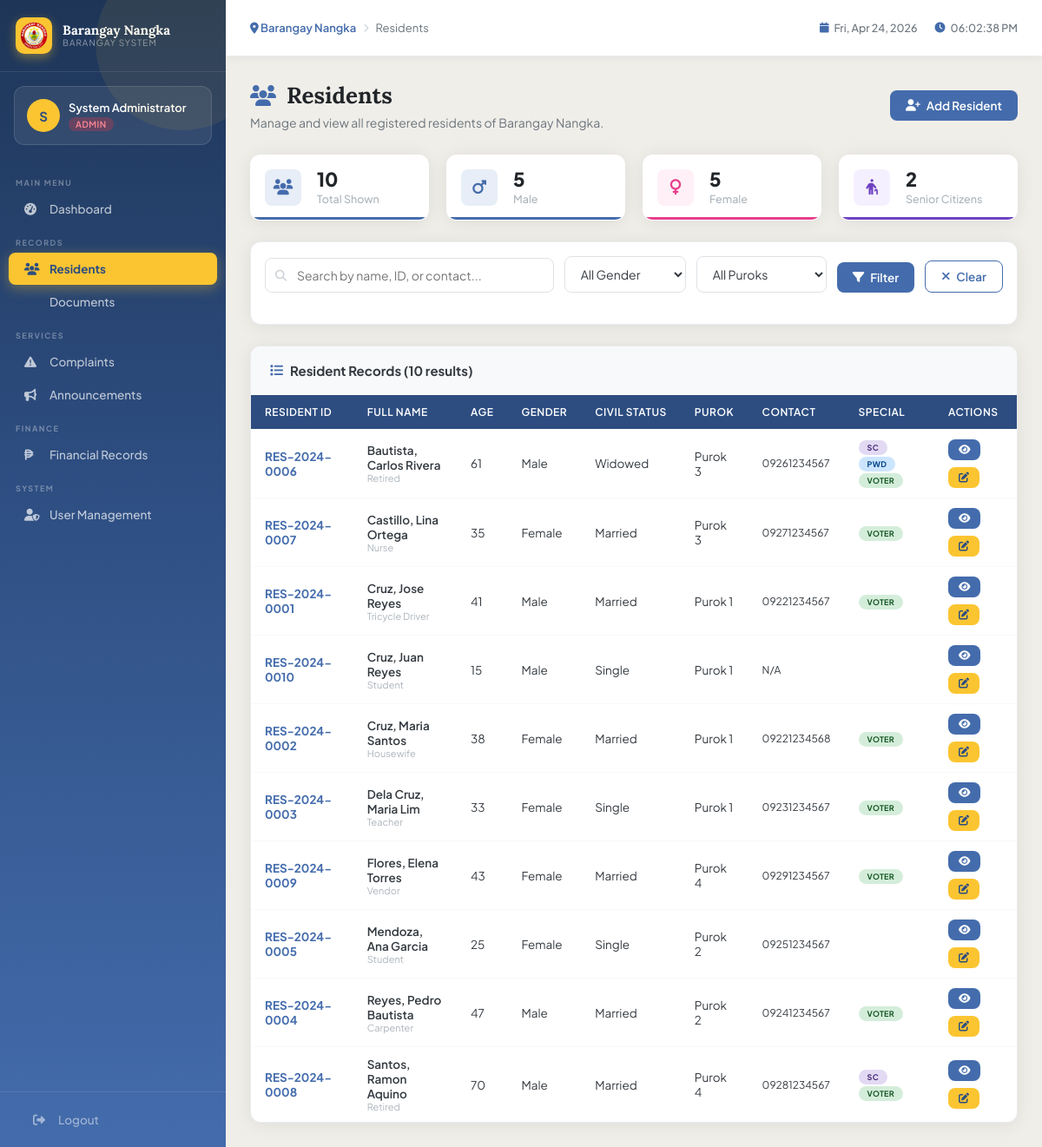
The app's page /modules/residents/index.php (signed in) with its own data.
### tables this page shows
CREATE TABLE residents (
    id INT AUTO_INCREMENT PRIMARY KEY,
    resident_id VARCHAR(20) UNIQUE NOT NULL,
    household_id INT,
    last_name VARCHAR(50) NOT NULL,
    first_name VARCHAR(50) NOT NULL,
    middle_name VARCHAR(50),
    suffix VARCHAR(10),
    birthdate DATE NOT NULL,
    birthplace VARCHAR(100),
    gender ENUM('Male','Female') NOT NULL,
    civil_status ENUM('Single','Married','Widowed','Separated','Annulled') DEFAULT 'Single',
    nationality VARCHAR(50) DEFAULT 'Filipino',
    religion VARCHAR(50),
    occupation VARCHAR(100),
    monthly_income DECIMAL(10,2) DEFAULT 0,
    educational_attainment VARCHAR(100),
    voter_status TINYINT(1) DEFAULT 0,
    senior_citizen TINYINT(1) DEFAULT 0,
    pwd TINYINT(1) DEFAULT 0,
    solo_parent TINYINT(1) DEFAULT 0,
    email VARCHAR(100),
    contact_no VARCHAR(20),
    is_active TINYINT(1) DEFAULT 1,
    created_at TIMESTAMP DEFAULT CURRENT_TIMESTAMP,
    FOREIGN KEY (household_id) REFERENCES households(id)
);

CREATE TABLE households (
    id INT AUTO_INCREMENT PRIMARY KEY,
    household_no VARCHAR(20) UNIQUE NOT NULL,
    address TEXT NOT NULL,
    purok VARCHAR(50),
    household_head VARCHAR(100),
    contact_no VARCHAR(20),
    created_at TIMESTAMP DEFAULT CURRENT_TIMESTAMP
);

### includes/config.php (called while the page is built, shortened)
<?php
function sanitize($data) {
    return htmlspecialchars(strip_tags(trim($data)));
}
function getAge($birthdate) {
    return date_diff(date_create($birthdate), date_create('today'))->y;
}
?>

### modules/residents/index.php (the view, shortened to what this page needs)
<?php
require_once '../../includes/config.php';
$search = sanitize($_GET['search'] ?? '');
$sql = "SELECT r.*, h.address, h.purok, h.household_no FROM residents r LEFT JOIN households h ON r.household_id=h.id WHERE r.is_active=1";
$params = [];
$sql .= " ORDER BY r.last_name, r.first_name";
$stmt = $pdo->prepare($sql);
$stmt->execute($params);
$residents = $stmt->fetchAll();
include '../../includes/header.php';
?>
<div class="page-header flex-between">
    <div>
        <h1><i class="fas fa-users"></i> Residents</h1>
        <p>Manage and view all registered residents of Barangay Nangka.</p>
    </div>
    <a href="add.php" class="btn btn-primary"><i class="fas fa-user-plus"></i> Add Resident</a>
</div>
<div class="stats-grid" style="grid-template-columns:repeat(4,1fr);margin-bottom:24px;">
    <div class="stat-card" style="--card-color:#446CAC;--card-bg:#e8eef7;padding:16px;">
        <div class="stat-icon" style="width:42px;height:42px;font-size:18px;"><i class="fas fa-users"></i></div>
        <div class="stat-info">
            <div class="stat-value" style="font-size:22px;"><?= count($residents) ?></div>
            <div class="stat-label">Total Shown</div>
        </div>
    </div>
    <div class="stat-card" style="--card-color:#446CAC;--card-bg:#e8eef7;padding:16px;">
        <div class="stat-icon" style="width:42px;height:42px;font-size:18px;color:#446CAC;background:#e8eef7;"><i class="fas fa-mars"></i></div>
        <div class="stat-info">
            <div class="stat-value" style="font-size:22px;"><?= $pdo->query("SELECT COUNT(*) FROM residents WHERE gender='Male' AND is_active=1")->fetchColumn() ?></div>
            <div class="stat-label">Male</div>
        </div>
    </div>
    <div class="stat-card" style="--card-color:#e83e8c;--card-bg:#fff0f7;padding:16px;">
        <div class="stat-icon" style="width:42px;height:42px;font-size:18px;color:#e83e8c;background:#fff0f7;"><i class="fas fa-venus"></i></div>
        <div class="stat-info">
            <div class="stat-value" style="font-size:22px;"><?= $pdo->query("SELECT COUNT(*) FROM residents WHERE gender='Female' AND is_active=1")->fetchColumn() ?></div>
            <div class="stat-label">Female</div>
        </div>
    </div>
    <div class="stat-card" style="--card-color:#6f42c1;--card-bg:#f5f0ff;padding:16px;">
        <div class="stat-icon" style="width:42px;height:42px;font-size:18px;color:#6f42c1;background:#f5f0ff;"><i class="fas fa-person-cane"></i></div>
        <div class="stat-info">
            <div class="stat-value" style="font-size:22px;"><?= $pdo->query("SELECT COUNT(*) FROM residents WHERE senior_citizen=1 AND is_active=1")->fetchColumn() ?></div>
            <div class="stat-label">Senior Citizens</div>
        </div>
    </div>
</div>
<div class="card mb-3">
    <div class="card-body" style="padding:16px;">
        <form method="GET" class="filter-bar">
            <div class="search-wrap" style="flex:2;">
                <i class="fas fa-search"></i>
                <input type="text" name="search" placeholder="Search by name, ID, or contact..." value="<?= htmlspecialchars($search) ?>">
            </div>
            <select name="gender" style="width:140px;">
                <option value="">All Gender</option>
            </select>
            <select name="purok" style="width:150px;">
                <option value="">All Puroks</option>
            </select>
            <button type="submit" class="btn btn-primary">
                <i class="fas fa-filter"></i> Filter
            </button>
            <a href="index.php" class="btn btn-outline">
                <i class="fas fa-times"></i> Clear
            </a>
        </form>
    </div>
</div>
<div class="card">
    <div class="card-header">
        <h3><i class="fas fa-list"></i> Resident Records (<?= count($residents) ?> results)</h3>
    </div>
    <div class="card-body" style="padding:0;">
        <div class="table-wrap">
            <table class="data-table">
                <thead>
                    <tr>
                        <th>Resident ID</th>
                        <th>Full Name</th>
                        <th>Age</th>
                        <th>Gender</th>
                        <th>Civil Status</th>
                        <th>Purok</th>
                        <th>Contact</th>
                        <th>Special</th>
                        <th>Actions</th>
                    </tr>
                </thead>
                <tbody>
                    <?php foreach ($residents as $res): ?>
                    <?php $age = getAge($res['birthdate']); ?>
                    <tr>
                        <td><strong style="color:var(--blue);"><?= $res['resident_id'] ?></strong></td>
                        <td>
                            <div style="font-weight:600;"><?= htmlspecialchars($res['last_name'].', '.$res['first_name'].' '.($res['middle_name']??'')) ?></div>
                            <div style="font-size:11px;color:var(--gray-500);"><?= $res['occupation'] ?: 'N/A' ?></div>
                        </td>
                        <td><?= $age ?></td>
                        <td><?= $res['gender'] ?></td>
                        <td><?= $res['civil_status'] ?></td>
                        <td><?= $res['purok'] ?? 'N/A' ?></td>
                        <td style="font-size:12px;"><?= $res['contact_no'] ?: 'N/A' ?></td>
                        <td>
                            <?php if ($res['senior_citizen']): ?><span class="badge" style="background:#e2d9f3;color:#432874;font-size:9px;">SC</span><?php endif; ?>
                            <?php if ($res['pwd']): ?><span class="badge" style="background:#cce5ff;color:#004085;font-size:9px;">PWD</span><?php endif; ?>
                            <?php if ($res['voter_status']): ?><span class="badge" style="background:#d4edda;color:#155724;font-size:9px;">Voter</span><?php endif; ?>
                        </td>
                        <td>
                            <div class="btn-group">
                                <a href="view.php?id=<?= $res['id'] ?>" class="btn btn-sm btn-primary"><i class="fas fa-eye"></i></a>
                                <a href="edit.php?id=<?= $res['id'] ?>" class="btn btn-sm btn-gold"><i class="fas fa-edit"></i></a>
                            </div>
                        </td>
                    </tr>
                    <?php endforeach; ?>
                </tbody>
            </table>
        </div>
    </div>
</div>
<?php include '../../includes/footer.php'; ?>

### records on screen
residents: resident "RES-2024-0006", last_name+first_name+middle_name "Bautista, Carlos Rivera", occupation "Retired", birthdate "61", gender "Male", civil_status "Widowed", household.purok "Purok 3", contact_no "09261234567", senior_citizen "SC", pwd "PWD", voter_status "VOTER"
residents: resident "RES-2024-0007", last_name+first_name+middle_name "Castillo, Lina Ortega", occupation "Nurse", birthdate "35", gender "Female", civil_status "Married", household.purok "Purok 3", contact_no "09271234567", voter_status "VOTER"
residents: resident "RES-2024-0001", last_name+first_name+middle_name "Cruz, Jose Reyes", occupation "Tricycle Driver", birthdate "41", gender "Male", civil_status "Married", household.purok "Purok 1", contact_no "09221234567", voter_status "VOTER"
residents: resident "RES-2024-0010", last_name+first_name+middle_name "Cruz, Juan Reyes", occupation "Student", birthdate "15", gender "Male", civil_status "Single", household.purok "Purok 1", contact_no "N/A"
residents: resident "RES-2024-0002", last_name+first_name+middle_name "Cruz, Maria Santos", occupation "Housewife", birthdate "38", gender "Female", civil_status "Married", household.purok "Purok 1", contact_no "09221234568", voter_status "VOTER"
residents: resident "RES-2024-0003", last_name+first_name+middle_name "Dela Cruz, Maria Lim", occupation "Teacher", birthdate "33", gender "Female", civil_status "Single", household.purok "Purok 1", contact_no "09231234567", voter_status "VOTER"
residents: resident "RES-2024-0009", last_name+first_name+middle_name "Flores, Elena Torres", occupation "Vendor", birthdate "43", gender "Female", civil_status "Married", household.purok "Purok 4", contact_no "09291234567", voter_status "VOTER"
residents: resident "RES-2024-0005", last_name+first_name+middle_name "Mendoza, Ana Garcia", occupation "Student", birthdate "25", gender "Female", civil_status "Single", household.purok "Purok 2", contact_no "09251234567"
residents: resident "RES-2024-0004", last_name+first_name+middle_name "Reyes, Pedro Bautista", occupation "Carpenter", birthdate "47", gender "Male", civil_status "Married", household.purok "Purok 2", contact_no "09241234567", voter_status "VOTER"
residents: resident "RES-2024-0008", last_name+first_name+middle_name "Santos, Ramon Aquino", occupation "Retired", birthdate "70", gender "Male", civil_status "Married", household.purok "Purok 4", contact_no "09281234567", senior_citizen "SC", voter_status "VOTER"

### other values on screen
substr($_SESSION['full_name'] ?? 'A', 0, 1) "S"
$_SESSION['full_name'] "System Administrator"
$_SESSION['role'] "ADMIN"
$page_title "Residents"
count($residents) "10"
